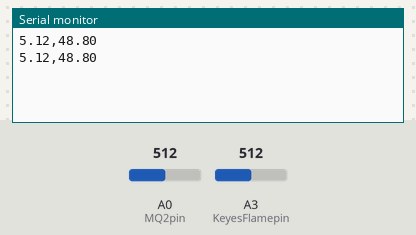
The sketch below on a simulated Arduino Uno, built with avr-gcc and run on an emulated ATmega328P. Shown: the last lines printed to the serial monitor. Inputs (shaded band) come from the test bench; at power-on: A0 (MQ2pin) = 512, A3 (KeyesFlamepin) = 512.

Above: at 5.8 s.
5.9 s: A0 (MQ2pin) set to 716
At 11.3 s:
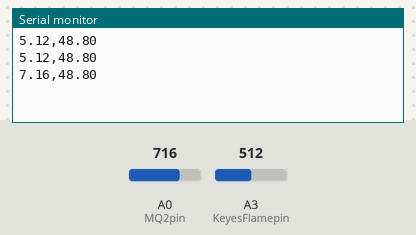
11.9 s: A3 (KeyesFlamepin) set to 716
At 16.3 s:
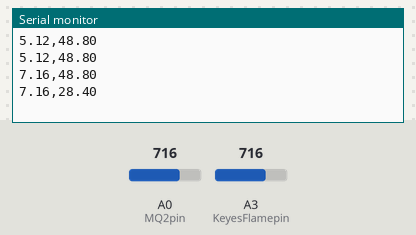
17.9 s: A0 (MQ2pin) set to 900
At 21.4 s:
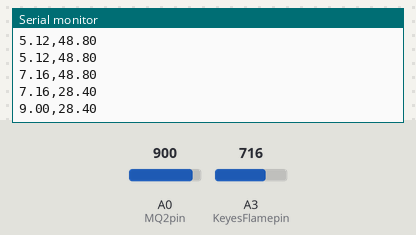
23.9 s: A3 (KeyesFlamepin) set to 900
At 26.4 s:
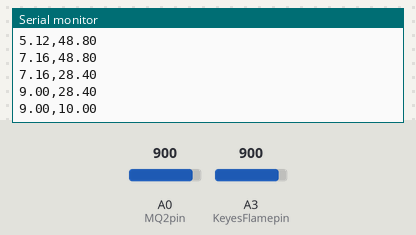
Timing chart, 0 to 27.9 s (numbered marks = the images above; inputs shaded):
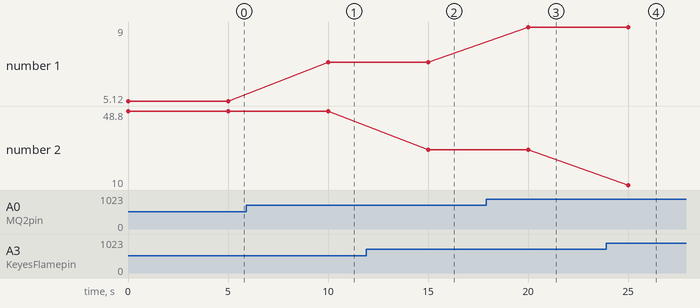

Measured:
- after the input at 5.9 s, the serial monitor: prints a new line after 4.1 s (image 1)
- after the input at 11.9 s, the serial monitor: prints a new line after 3.1 s (image 2)
- after the input at 17.9 s, the serial monitor: prints a new line after 2.1 s (image 3)
- after the input at 23.9 s, the serial monitor: prints a new line after 1.1 s (image 4)
- plotted number 1: 5.12 → 7.16 after the input at 5.9 s, 7.16 → 9 after the input at 17.9 s
- plotted number 2: 48.8 → 28.4 after the input at 11.9 s, 28.4 → 10 after the input at 23.9 s

The sketch:

sketch_jun01a.ino
```cpp
#define KeyesFlamepin (3)
#define MQ2pin (0)
float sensorValue;  //variable to store sensor value
float keyesValue;
void setup()
{
  Serial.begin(9600); // sets the serial port to 9600

}

void loop()
{
  sensorValue = analogRead(MQ2pin); // read analog input pin 0
  sensorValue=sensorValue/100;
  keyesValue = analogRead(KeyesFlamepin);
  keyesValue = 100-keyesValue/10;
  Serial.print(sensorValue);
  Serial.print(',');
  Serial.print(keyesValue);

  Serial.println("");
  delay(5000); // wait 2s for next reading
}
```
